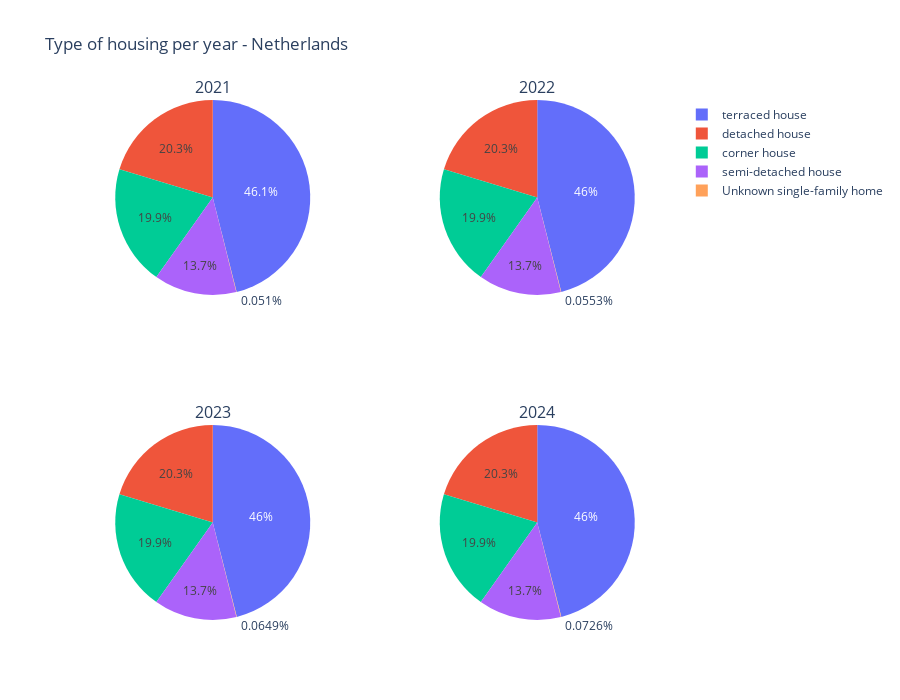

Notebook code cell kept with this figure:
### Markdown cell above
### 📊 Argument 2.2: Alternative housing options provide local relief
As noted earlier, there might also be a rise of alternative housing options. This could, for example, be tiny houses or other non-usual housing options. We might be in the early stages of a exponential growth of these alternative housing options, as shown in the chart below. These houses are classified as “unknow singe family home”.  

**Years Displayed:** 2021, 2022, 2023, 2024

**Observations:**
- The ‘Unknown single-family home’ category, while still representing a very small portion of the housing market (less than 0.1%), shows the most pronounced relative growth over the period:
   - From 0.051% in 2021 to 0.0726% in 2024 — an increase of over 40% in relative share.
- In contrast, the shares of other housing types remained virtually unchanged over the same period:
   - Terraced houses held steady at ~46%.
   - Detached, corner, and semi-detached houses maintained consistent distributions (~20.3%, ~19.9%, and ~13.7%, respectively).

This figure highlights a subtle but meaningful shift in housing data classification. While the market’s structural composition appears stable, the growth in the “Unknown single-family home” category may signal Or the emergence of new or hybrid housing forms not easily tracked in existing models. Even small changes like this can reflect underlying shifts in how housing is developed, reported, or lived in—reminding us that evolving data categories can be early indicators of broader market.

### Code cell
import pandas as pd
import plotly.graph_objects as go
from plotly.subplots import make_subplots

df = pd.read_csv("Woningtype__regio_17062025_001601.csv", delimiter=';')
df.columns = df.columns.str.replace('"', '').str.strip()

selected_types = [
    "Unknown single-family home",
    "detached house",
    "semi-detached house",
    "corner house",
    "terraced house",
]
df = df[df["Woningtype"].isin(selected_types)]

region = "Nederland"
df_region = df[df["Regio's"] == region]

unique_periods = sorted(df_region["Perioden"].unique())[-4:]

fig = make_subplots(
    rows=2, cols=2,
    specs=[[{'type':'domain'}, {'type':'domain'}],
           [{'type':'domain'}, {'type':'domain'}]],
    subplot_titles=[f"{year}" for year in unique_periods]
)

positions = [(1, 1), (1, 2), (2, 1), (2, 2)]
for i, period in enumerate(unique_periods):
    row, col = positions[i]
    df_year = df_region[df_region["Perioden"] == period]
    grouped = df_year.groupby("Woningtype")["Beginstand woningvoorraad (aantal)"].sum()

    fig.add_trace(
        go.Pie(labels=grouped.index, values=grouped.values, name=str(period)),
        row=row, col=col
    )

fig.update_layout(
    title_text=f"Type of housing per year - Netherlands",
    height=700,
    showlegend=True
)

fig.show()

### Figure 1 — Plotly figure (JSON) as saved in the notebook; plotly's stock layout.template omitted (floating-point values rounded to 4 significant figures)
{"data": [{"domain": {"x": [0, 0.45], "y": [0.625, 1]}, "labels": ["Unknown single-family home", "corner house", "detached house", "semi-detached house", "terraced house"], "name": "2021", "type": "pie", "values": [2597, 1012593, 1035389, 698022, 2347198]}, {"domain": {"x": [0.55, 1], "y": [0.625, 1]}, "labels": ["Unknown single-family home", "corner house", "detached house", "semi-detached house", "terraced house"], "name": "2022", "type": "pie", "values": [2836, 1018885, 1042650, 704055, 2361261]}, {"domain": {"x": [0, 0.45], "y": [0, 0.375]}, "labels": ["Unknown single-family home", "corner house", "detached house", "semi-detached house", "terraced house"], "name": "2023", "type": "pie", "values": [3350, 1024770, 1048853, 707902, 2374914]}, {"domain": {"x": [0.55, 1], "y": [0, 0.375]}, "labels": ["Unknown single-family home", "corner house", "detached house", "semi-detached house", "terraced house"], "name": "2024", "type": "pie", "values": [3768, 1030287, 1055194, 711792, 2388465]}], "layout": {"annotations": [{"font": {"size": 16}, "showarrow": false, "text": "2021", "x": 0.225, "xanchor": "center", "xref": "paper", "y": 1, "yanchor": "bottom", "yref": "paper"}, {"font": {"size": 16}, "showarrow": false, "text": "2022", "x": 0.775, "xanchor": "center", "xref": "paper", "y": 1, "yanchor": "bottom", "yref": "paper"}, {"font": {"size": 16}, "showarrow": false, "text": "2023", "x": 0.225, "xanchor": "center", "xref": "paper", "y": 0.375, "yanchor": "bottom", "yref": "paper"}, {"font": {"size": 16}, "showarrow": false, "text": "2024", "x": 0.775, "xanchor": "center", "xref": "paper", "y": 0.375, "yanchor": "bottom", "yref": "paper"}], "height": 700, "showlegend": true, "title": {"text": "Type of housing per year - Netherlands"}}}
